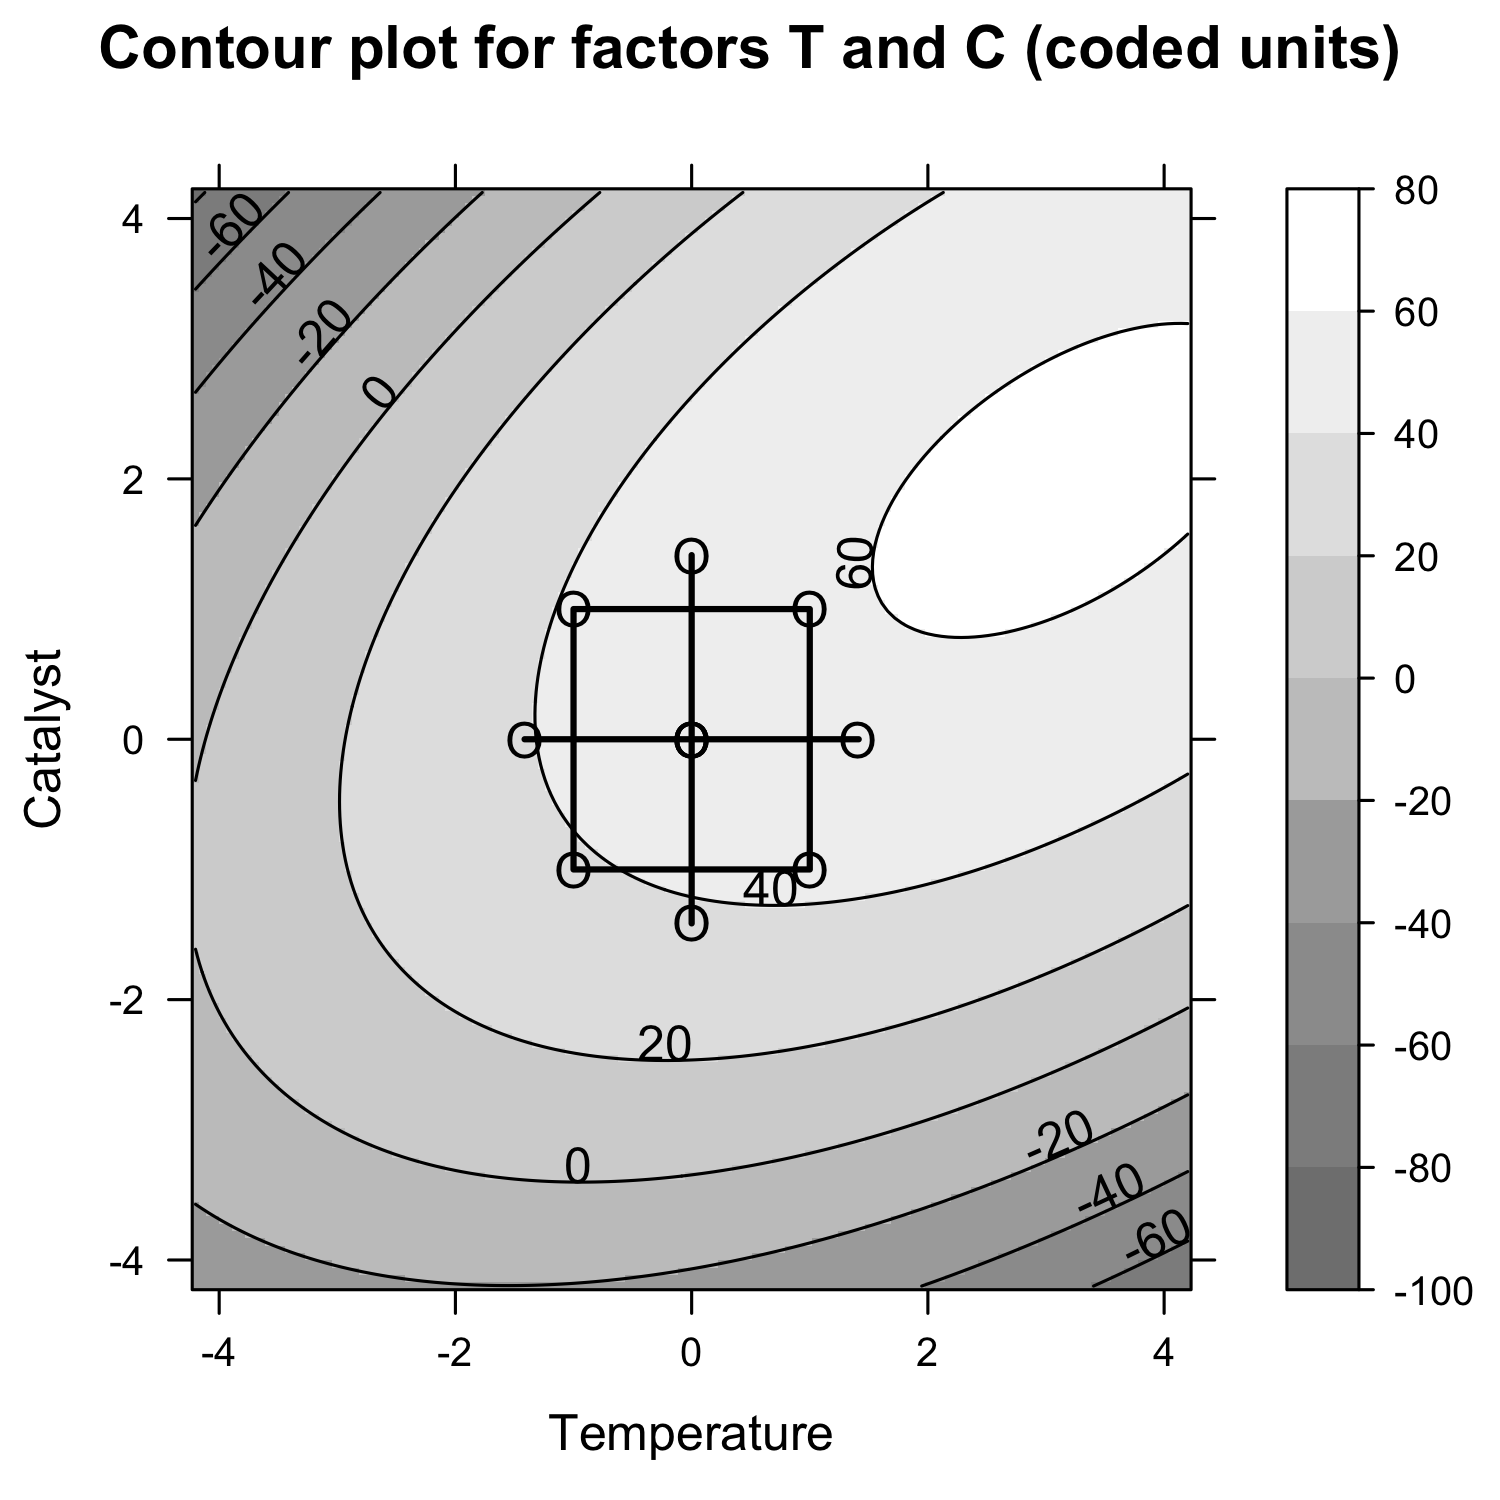

Write the R code that produced this figure.
# | 1         | -1         | -1        |  36        |
# | 2         | +1         | -1        |  45        |
# | 3         | -1         | +1        |  41        |
# | 4         | +1         | +1        |  60        |
# 
# | 7         | 1.41       |  0        |  52        |
# | 8         | 0          | 1.41      |  49        |
# | 9         | -1.41      | 0         |  41        |
# | 10        | 0          | -1.41     |  38        |
# 
# | 0         | 0          | 0         |  53        |
# | 11        | 0          | 0         |  48        |
# | 5         | 0          |  0        |  49        |
# | 6         | 0          |  0        |  51        |

xt = 2
xc = 1.41
xt * 5 + 355
xc * 2 + 5
50 + 5.455*xt + 4.452*xc -1.626*xt*xt - 3.135*xc*xc +2.5*xt*xc


T <- c(-1, +1, -1, +1,  0,  0)
C <- c(-1, -1, +1, +1,  0,  0)
y <- c(36, 45, 41, 60, 53, 49)

mod <- lm(y ~ T + C + T*C)
summary(mod)

T <- c(-1, +1, -1, +1, 1.41,    0, -1.41,     0,  0,  0,  0)
C <- c(-1, -1, +1, +1,    0, 1.41,     0, -1.41,  0,  0,  0)
y <- c(36, 45, 41, 60,   52,   49,    41,    38, 53, 49, 48)

mod <- lm(y ~ T + C + T*C +I(T^2) + I(C^2))
vcov(mod)
summary(mod)
confint(mod)
# The lower and upper bounds, in coded units, over which we want
# to visualize the surface
bound <- 4.2
N <- 150  # resolution of surface (higher values give smoother plots)
T_plot <- seq(-bound, bound ,length=N)
C_plot <- seq(-bound, bound, length=N)
grd <- expand.grid(T=T_plot, C=C_plot)

# Predict directly from least squares model
grd$y <- predict(mod, grd)

mygray <- function(n) gray(seq(0,n)/18+0.5)
 
library(lattice)
png(file="CCD-DOE-question.png", height = 1500, width = 1500, res=300, bg="transparent")
par.set <-  list(axis.line = list(col = "transparent"), clip = list(panel = "off"))
contourplot(y ~ T * C, 
            data = grd,
            cuts = 10, 
            region = TRUE,
            col.regions = mygray,
            xlab = "Temperature",
            ylab = "Catalyst",
            main = "Contour plot for factors T and C (coded units)"
           )
 
trellis.focus("panel", 1, 1, highlight=FALSE)
lpoints(T, C, pch="O", col="black", cex=1.5)
llines(c(-1, +1, +1, -1, -1), c(-1, -1, +1, +1, -1), col="black", lwd=2)
llines(c(-sqrt(2), sqrt(2)), c(0,0), col="black", lwd=2)
llines(c(0,0), c(-sqrt(2), sqrt(2)), col="black", lwd=2)
trellis.unfocus()
dev.off()